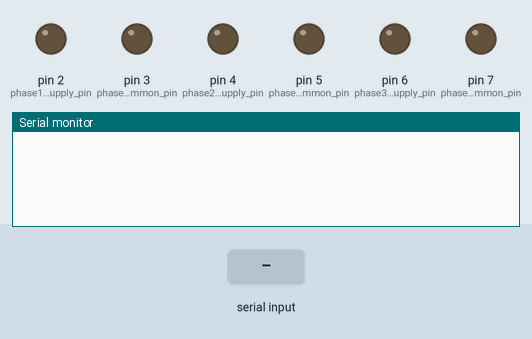
Simulated run of this sketch. Board: Arduino Uno, built with avr-gcc and run on an emulated ATmega328P. On the bench: output pins drawn as LEDs (lit = HIGH), the last lines printed to the serial monitor. The inputs (shaded band) are chosen by the test bench.

Above: at 1.0 s.
1.1 s: "90 45\n" received over Serial
At 2.4 s:
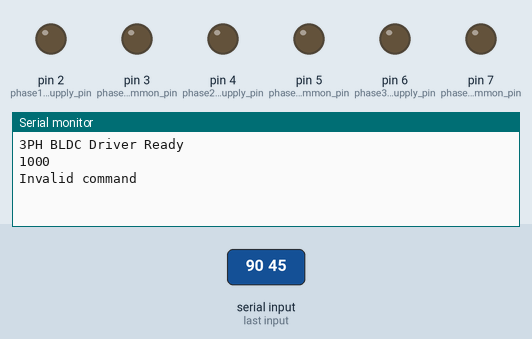
2.7 s: "0\n" received over Serial
At 3.6 s:
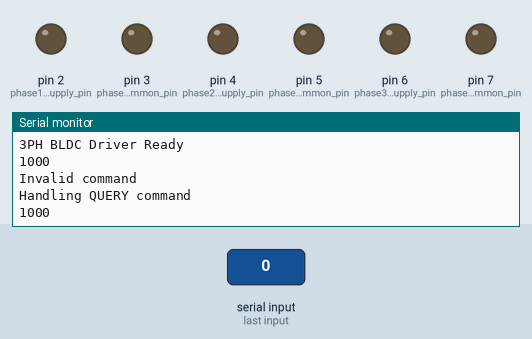
4.2 s: "5\n" received over Serial
At 5.1 s:
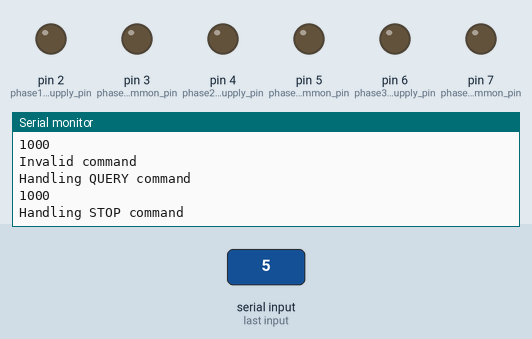

Measured:
- after the input at 1.1 s, the serial monitor: prints a new line after 0.10 s (image 1)
- after the input at 2.7 s, the serial monitor: prints a new line at once (image 2)
- after the input at 4.2 s, the serial monitor: prints a new line at once (image 3)

The sketch:

BLDC_Driver.ino
```cpp
enum serial_commands {
  QUERY,                          //handles status query sends status like enable,current pos (if known),speed,direction,run vs stop vs stop $ hold
  ENABLE_DRIVE,                   //turns on power transistor to step 1 config. reminder create a map of 120deg patterns for cw and ccw
  SET_SPEED,                      //steps per second i think. placeholder
  SET_DIRECTION,                  //cw or ccw
  RUN,                            //keeps running at set speed and direction
  STOP,                           //stops run and turns off all six power transistors
  STOP_AND_HOLD_POSITION,         //stops run but keeps power transistor configuration on indefinitely
  CW_SINGLE_STEP,                 //moves one step cw then proceeds to stop and hold pos, need to keep track of current pos
  CCW_SINGLE_STEP,                //moves one step ccw then proceeds to stop and hold pos, need to keep track of current pos
};

struct serial_command_and_data{
  serial_commands command;
  int data;
};

const int phase1_supply_pin {2};
const int phase1_common_pin {3};
const int phase2_supply_pin {4};
const int phase2_common_pin {5};
const int phase3_supply_pin {6};
const int phase3_common_pin {7};

int speed {1000};
String commandString{""};

int commutationSequence[6][6] = {
  {HIGH, LOW, LOW, HIGH, LOW, LOW},   // Phase 1 to supply
  {LOW, HIGH, LOW, HIGH, LOW, LOW},   // Phase 1 to common
  {LOW, LOW, HIGH, LOW, LOW, HIGH},   // Phase 2 to supply
  {LOW, LOW, LOW, HIGH, LOW, HIGH},   // Phase 2 to common
  {LOW, LOW, LOW, LOW, HIGH, HIGH},   // Phase 3 to supply
  {HIGH, LOW, LOW, LOW, HIGH, HIGH}   // Phase 3 to common
};


// Function prototypes
void handleCommand(serial_commands command);

void setup() {
  //self explanatory just declaring modes for pins and setting them all to off before setting pins as outputs. don't want to risk them being default high for some reason
  digitalWrite(phase1_supply_pin, LOW);
  digitalWrite(phase1_common_pin, LOW);
  digitalWrite(phase2_supply_pin, LOW);
  digitalWrite(phase2_common_pin, LOW);
  digitalWrite(phase3_supply_pin, LOW);
  digitalWrite(phase3_common_pin, LOW);
  pinMode(phase1_supply_pin, OUTPUT);
  pinMode(phase1_common_pin, OUTPUT);
  pinMode(phase2_supply_pin, OUTPUT);
  pinMode(phase2_common_pin, OUTPUT);
  pinMode(phase3_supply_pin, OUTPUT);
  pinMode(phase3_common_pin, OUTPUT);


  //bullshit handshaking
  Serial.begin(9600); // Set the baud rate to match your serial monitor
  while (!Serial) {
    ; // wait for serial port to connect. Needed for native USB port only
  }
  establishContact();
}

void loop() {
  if (Serial.available() > 0) {
    commandString = Serial.readStringUntil('\n'); // Read the serial input until a newline character is received
    serial_commands command = static_cast<serial_commands>(commandString.toInt()); // Convert string to enum

    // Handle the received command
    handleCommand(command);
  }
}

int checkCommandForData(String commandString) {
  if (commandString.indexOf(' ') == -1) {
    return -1; // no data coz there isnt a space
  }
  // Find the index of the space character
  int spaceIndex = commandString.indexOf(' ');
  String stringData = commandString.substring(spaceIndex + 1);
  if (stringData.length()==0) {
    return -2; // no data coz it was just a space
  }
  return stringData.toInt();
}

// Function to handle different commands
void handleCommand(serial_commands command) {
  switch (command) {
    case QUERY:
      // Handle QUERY command
      Serial.println("Handling QUERY command");
      Serial.println(speed);
      break;
    case ENABLE_DRIVE:
      // Handle ENABLE_DRIVE command
      Serial.println("Handling ENABLE_DRIVE command");
      break;
    case SET_SPEED:
      {
        // Handle SET_SPEED command
        Serial.println("Handling SET_SPEED command");
        Serial.println(commandString);
        int data = checkCommandForData(commandString);
        Serial.print(data);
        if (data > 0) {
          speed = data;
          Serial.print("Speed is ");
          Serial.print(speed);
          Serial.println("steps per seconds.");
        }
        break;
      }
    case SET_DIRECTION:
      // Handle SET_DIRECTION command
      Serial.println("Handling SET_DIRECTION command");
      break;
    case RUN:
      // Handle RUN command
      Serial.println("Handling RUN command");
      break;
    case STOP:
      // Handle STOP command
      Serial.println("Handling STOP command");
      break;
    case STOP_AND_HOLD_POSITION:
      // Handle STOP_AND_HOLD_POSITION command
      Serial.println("Handling STOP_AND_HOLD_POSITION command");
      break;
    case CW_SINGLE_STEP:
      // Handle CW_SINGLE_STEP command
      Serial.println("Handling CW_SINGLE_STEP command");
      break;
    case CCW_SINGLE_STEP:
      // Handle CCW_SINGLE_STEP command
      Serial.println("Handling CCW_SINGLE_STEP command");
      break;
    default:
      Serial.println("Invalid command");
      break;
  }

}


void establishContact() {
  while (Serial.available() <= 0) {
    delay(300);
  }
  Serial.println("3PH BLDC Driver Ready");   // send an initial string
  Serial.println(speed);
}
```
